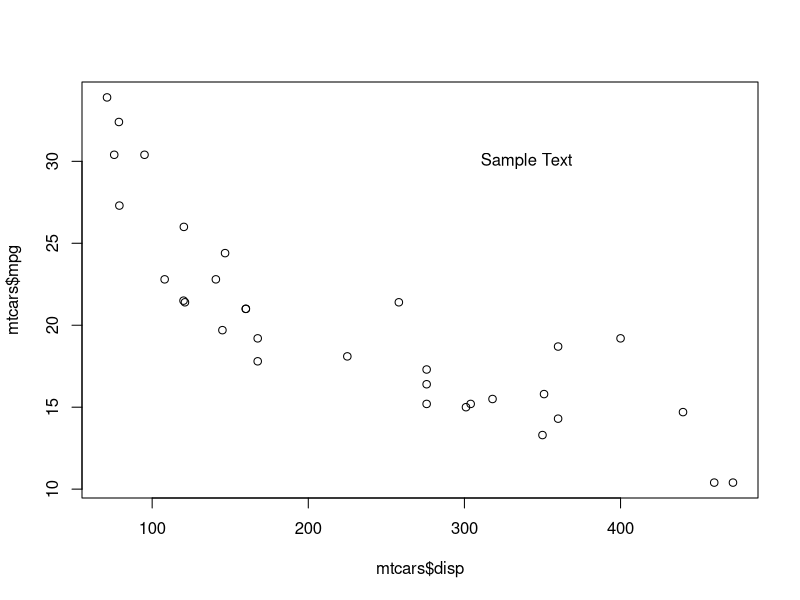
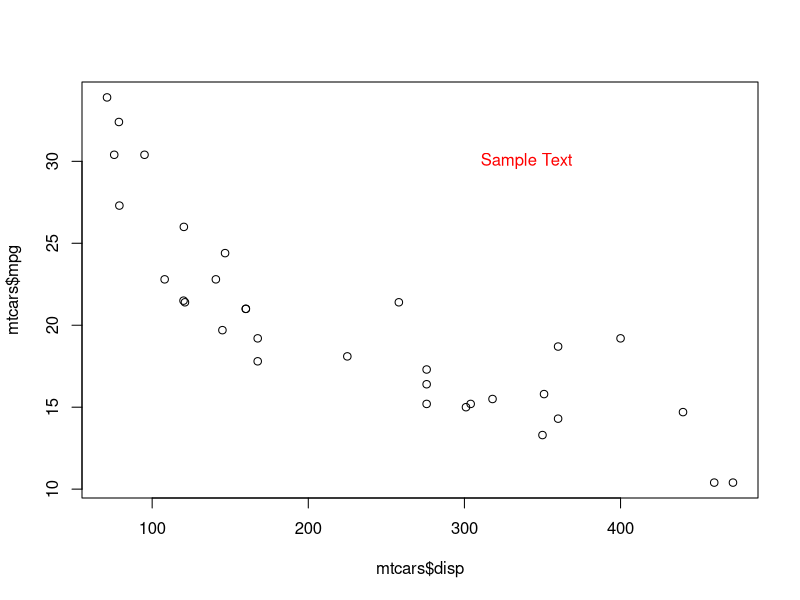
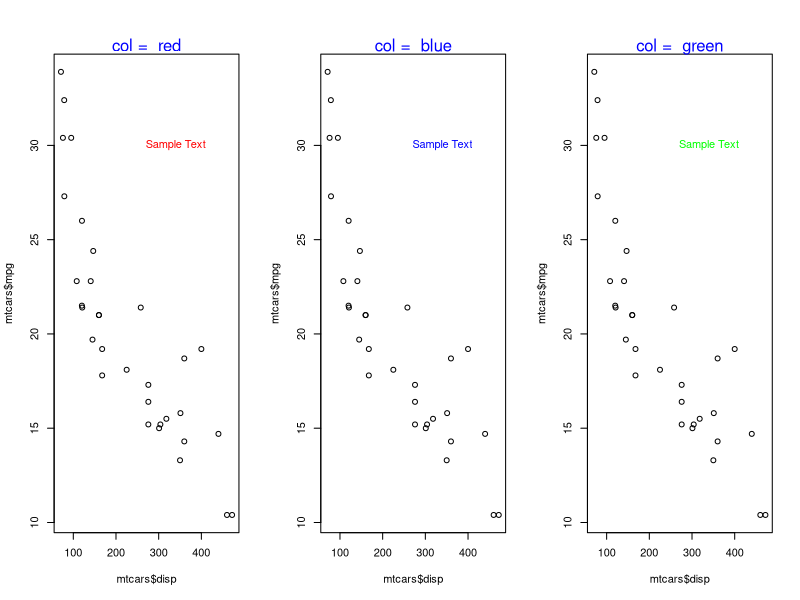
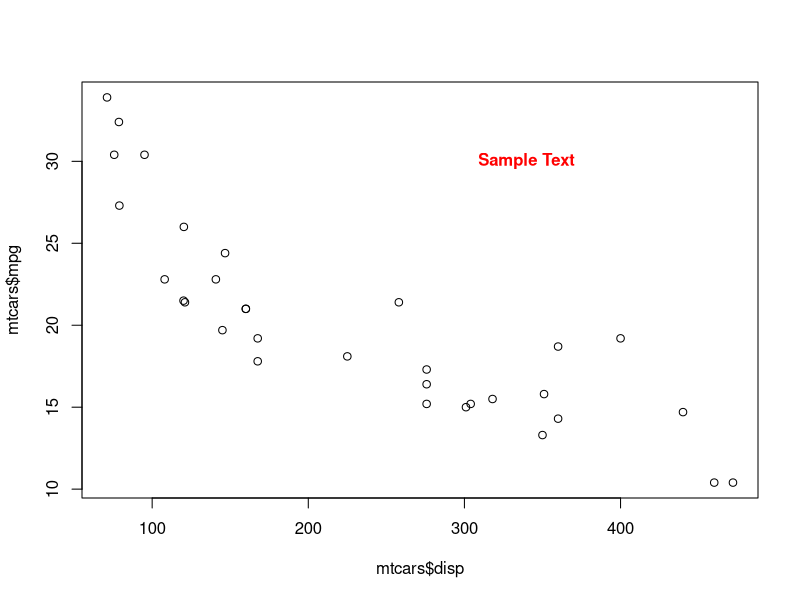
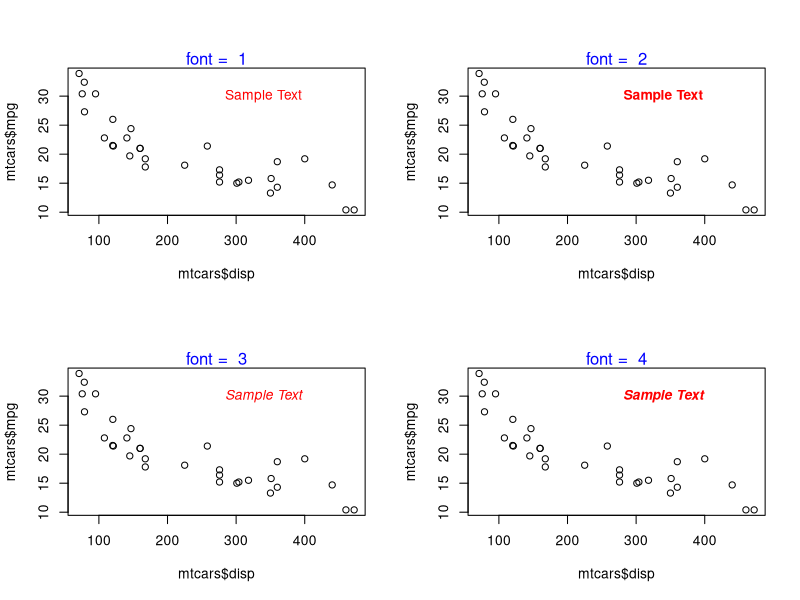
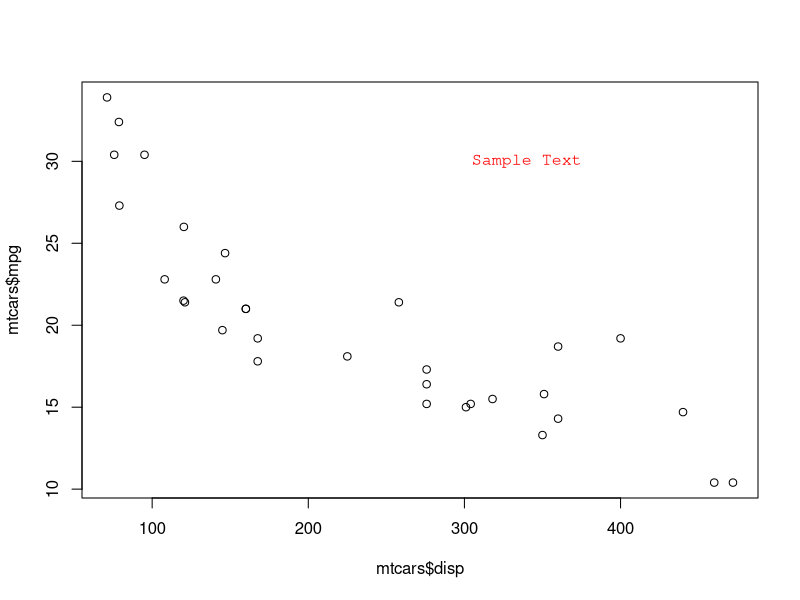
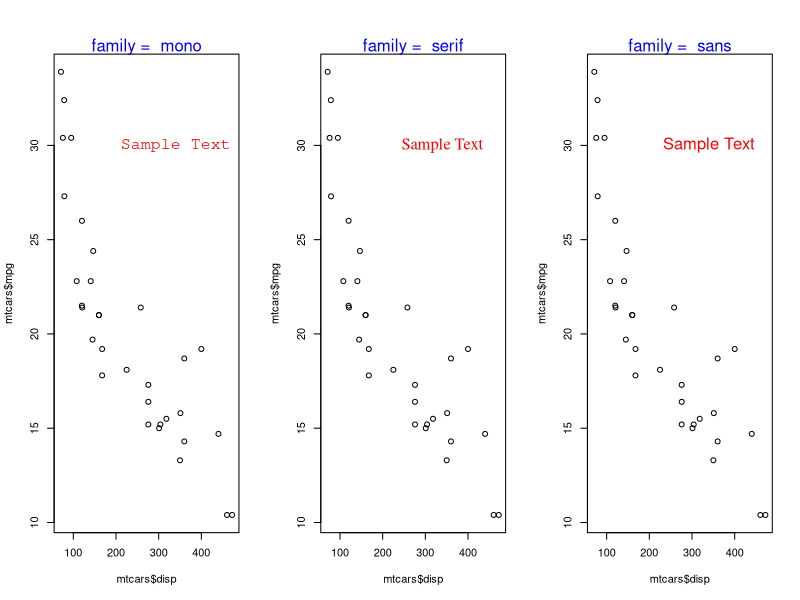
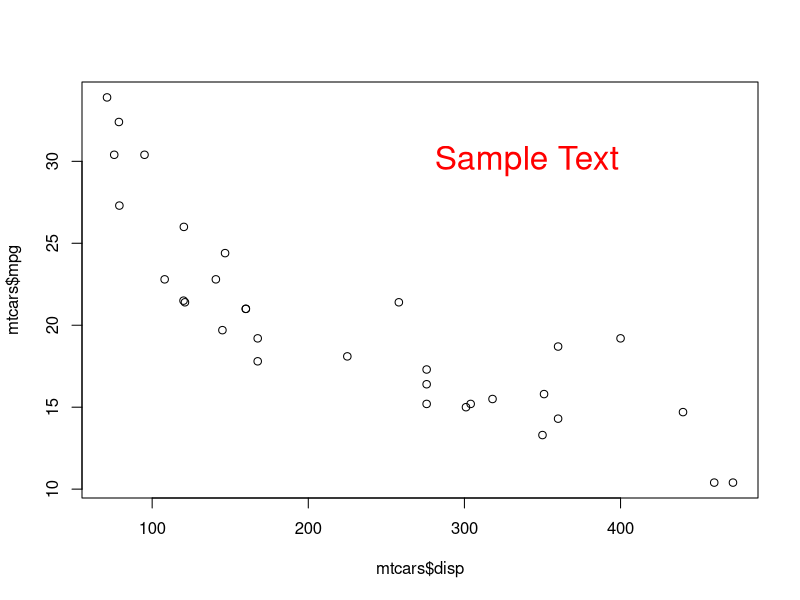

Here is the R script that generated these plots, in order:
## ---- chunk 1
plot(mtcars$disp, mtcars$mpg)
text(x = 340, y = 30, labels = 'Sample Text')
## ---- chunk 2
plot(mtcars$disp, mtcars$mpg)
text(x = 340, y = 30, labels = 'Sample Text', col = 'red')
## ---- chunk 3
init <- par(no.readonly = TRUE)
par(mfrow = c(1, 3))
values <- c('red', 'blue', 'green')
for (i in values) {
  plot(mtcars$disp, mtcars$mpg)
  text(x = 340, y = 30, labels = 'Sample Text', col = i)
  mtext(paste("col = ", i), side = 3, col = "blue")
}
par(init)
## ---- chunk 4
plot(mtcars$disp, mtcars$mpg)
text(x = 340, y = 30, labels = 'Sample Text', col = 'red', font = 2)
## ---- chunk 5
init <- par(no.readonly = TRUE)
par(mfrow = c(2, 2))
values <- c(1, 2, 3, 4)
for (i in values) {
  plot(mtcars$disp, mtcars$mpg)
  text(x = 340, y = 30, labels = 'Sample Text', col = 'red', font = i)
  mtext(paste("font = ", i), side = 3, col = "blue")
}
par(init)
## ---- chunk 6
plot(mtcars$disp, mtcars$mpg)
text(x = 340, y = 30, labels = 'Sample Text', col = 'red', family = 'mono')
## ---- chunk 7
init <- par(no.readonly = TRUE)
par(mfrow = c(1, 3))
values <- c('mono', 'serif', 'sans')
for (i in values) {
  plot(mtcars$disp, mtcars$mpg)
  text(x = 340, y = 30, labels = 'Sample Text', col = 'red', cex = 1.5, family = i)
  mtext(paste("family = ", i), side = 3, col = "blue")
}
par(init)
## ---- chunk 8
plot(mtcars$disp, mtcars$mpg)
text(x = 340, y = 30, labels = 'Sample Text', col = 'red', cex = 2)
## ---- chunk 9
init <- par(no.readonly = TRUE)
par(mfrow = c(1, 3))
values <- c(0.5, 1, 1.5)
for (i in values) {
  plot(mtcars$disp, mtcars$mpg)
  text(x = 340, y = 30, labels = 'Sample Text', col = 'red', cex = i)
  mtext(paste("cex = ", i), side = 3, col = "blue")
}
par(init)
## ---- chunk 10
plot(mtcars$disp, mtcars$mpg)
mtext('Sample Text')
## ---- chunk 11
plot(mtcars$disp, mtcars$mpg)
mtext('Sample Text', side = 1)
## ---- chunk 12
init <- par(no.readonly = TRUE)
par(mfrow = c(2, 2))
values <- c(1, 2, 3, 4)
for (i in values) {
  plot(mtcars$disp, mtcars$mpg)
  mtext('Sample Text', side = i)
  mtext(paste("side = ", i), side = 3, col = "blue", adj = 1)
}
par(init)
## ---- chunk 13
plot(mtcars$disp, mtcars$mpg)
mtext('Sample Text', line = 1)
## ---- chunk 14
plot(mtcars$disp, mtcars$mpg)
mtext('Sample Text', line = -1)
## ---- chunk 15
init <- par(no.readonly = TRUE)
par(mfrow = c(2, 3))
values <- c(-0.5, -1, -1.5, 0.5, 1, 1.5)
for (i in values) {
  plot(mtcars$disp, mtcars$mpg)
  mtext('Sample Text', line = i)
  mtext(paste("line = ", i), side = 3, col = "blue", adj = 1)
}
par(init)
## ---- chunk 16
plot(mtcars$disp, mtcars$mpg)
mtext('Sample Text', adj = 0)
## ---- chunk 17
plot(mtcars$disp, mtcars$mpg)
mtext('Sample Text', adj = 1)
## ---- chunk 18
init <- par(no.readonly = TRUE)
par(mfrow = c(2, 3))
values <- c(0, 0.2, 0.4, 0.6, 0.8, 1)
for (i in values) {
  plot(mtcars$disp, mtcars$mpg)
  mtext('Sample Text', adj = i)
  mtext(paste("adj = ", i), side = 3, col = "blue", line = -2)
}
par(init)
## ---- chunk 19
#| label: fig-text-pos
#| fig-cap: "The pos argument placing text relative to a point"
#| fig-alt: "A grid of scatterplots of displacement against miles per gallon. In each panel the same single labelled point is annotated, but the label is placed in a different compass position relative to it, stepping through south-west, west, north-west, north and further around."
init <- par(no.readonly = TRUE)
par(mfrow = c(2, 2))
values <- c(1, 2, 3, 4)
for (i in values) {
  plot(mtcars$disp, mtcars$mpg)
  text(x = 340, y = 30, labels = 'Sample Text', pos = i)
  mtext(paste("pos = ", i), side = 3, col = "blue")
}
par(init)
## ---- chunk 20
#| label: fig-text-offset
#| fig-cap: "The offset argument pushing a label away from its point"
#| fig-alt: "A scatterplot of displacement against miles per gallon with one point labelled, where the label is displaced a fixed distance from the point rather than sitting on top of it."
plot(mtcars$disp, mtcars$mpg)
text(x = 340, y = 30, labels = 'Sample Text', pos = 3, offset = 1.5)
## ---- chunk 21
init <- par(no.readonly = TRUE)
par(mfrow = c(1, 2))
values <- c(0, 1)
for (i in values) {
  plot(mtcars$disp, mtcars$mpg)
  mtext('Sample Text', side = 3, padj = i)
  mtext(paste("padj = ", i), side = 3, col = "blue", line = -2)
}
par(init)
## ---- chunk 22
init <- par(no.readonly = TRUE)
par(oma = c(0, 0, 3, 0))
plot(mtcars$disp, mtcars$mpg)
mtext('Outer Margin Text', outer = TRUE)
par(init)
## ---- chunk 23
#| label: fig-mtext-at
#| fig-cap: "The at argument placing margin text at specific coordinates"
#| fig-alt: "A scatterplot of displacement against miles per gallon with text added to the margin at explicitly chosen positions along the axes, rather than at the default margin locations."
plot(mtcars$disp, mtcars$mpg)
mtext('Sample Text', side = 1, at = 200)
